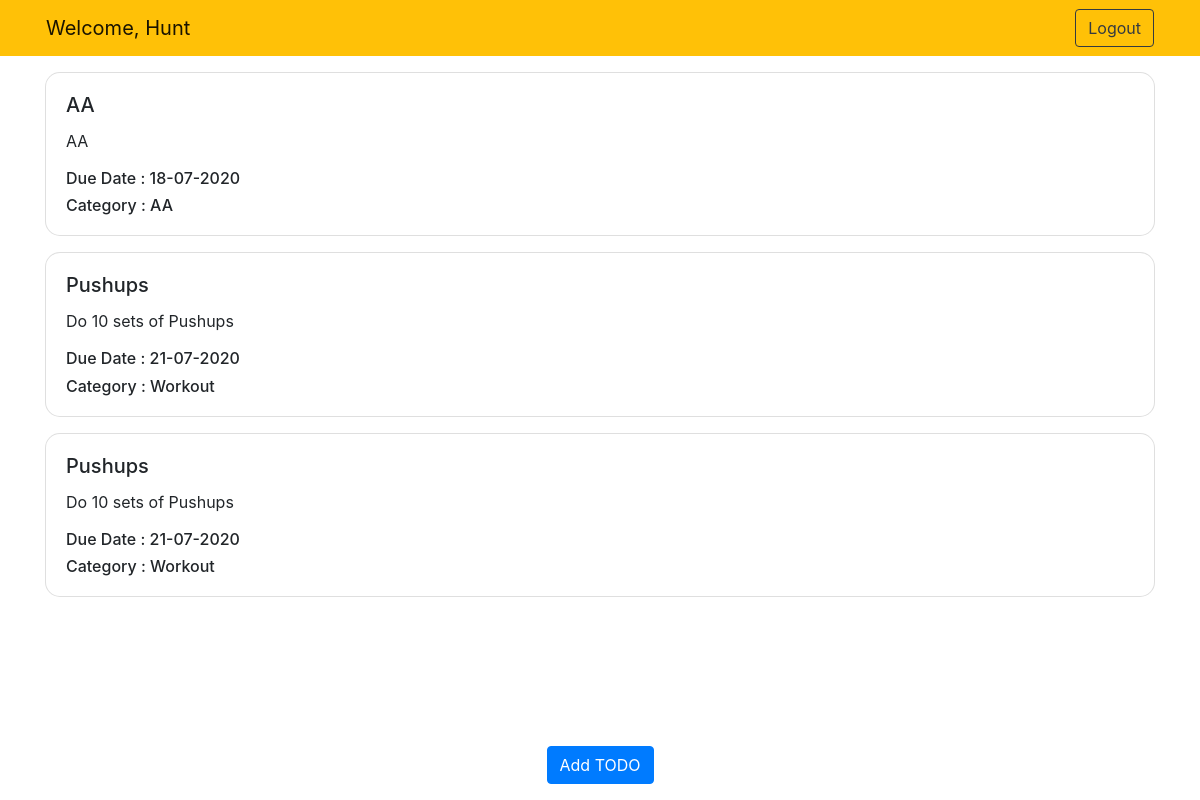
Screenshot of /to_do.php?agent_id=2019 (signed in) with the database file from the repository.
### tables this page shows
CREATE TABLE IF NOT EXISTS `to_do` (
  `agent_id` int(11) NOT NULL,
  `title` varchar(60) NOT NULL,
  `description` text NOT NULL,
  `category` varchar(30) NOT NULL,
  `due_date` date NOT NULL,
  `status` int(11) NOT NULL
);

### to_do.php (the view, shortened to what this page needs)
<!DOCTYPE html>
<html lang="en">
<head>
    <link rel="stylesheet" href="https://maxcdn.bootstrapcdn.com/bootstrap/4.5.0/css/bootstrap.min.css">
</head>
<body>
<?php
	include 'connection.php';
?>
	<div class="container-fluid text-light bg-warning">
		<nav class="navbar container navbar-light ">
		 	<a class="navbar-brand">
		 		Welcome,
		 		<?php
		 			$agent_id = $_SESSION['agent_id'];
		 			$q="select name from login where agent_id='$agent_id'";
		 			$res=mysqli_query($con,$q) or exit('Error in Query');
		 			$row=mysqli_fetch_array($res);
		 			echo $row[0];
		 		?>
			</a>
		  	<form class="form-inline">
		    	<a href="logout.php">
		    		<button class="btn btn-outline-dark my-2 my-sm-0">Logout</button>
		    	</a>
		  	</form>
		</nav>
	</div>
<section>
		<div class="container">
		<?php
			$agent_id = $_SESSION['agent_id'];
			$q="select * from to_do where agent_id='$agent_id' ORDER BY due_date";
			$res=mysqli_query($con,$q);
			while ($row=mysqli_fetch_array($res))
			{
				$date = date("d-m-Y", strtotime($row[4]));
				echo "<div class='card my-3'>";
				echo "	<div class='card-body'>";
				echo "	    <h5 class='card-title'>$row[1]</h5>";
				echo "	    <p class='card-text'>$row[2]</p>";
				echo "		<h6 class='card-text'>Due Date : $date</h6>";
				echo "	    <h6 class='card-text'>Category : $row[3]</h6>";
				echo "	</div>";
				echo "</div>";
			}
		?>
		</div>
	</section>
	<footer class="footer fixed-bottom mt-auto py-3">
		<div class="row justify-content-center">
			<button type="button" class="btn btn-primary" data-toggle="modal" data-target="#exampleModalCenter">Add TODO</button>
		</div>
	</footer>
</body>
</html>

### to_do.php (style rules this page uses)
.card { border-radius: 15px; }

### rows the page displays
to_do: title "AA", description "AA", due_date "18-07-2020", category "AA"
to_do: title "Pushups", description "Do 10 sets of Pushups", due_date "21-07-2020", category "Workout"
to_do: title "Pushups", description "Do 10 sets of Pushups", due_date "21-07-2020", category "Workout"

### other values shown
$row[0] "Hunt"
